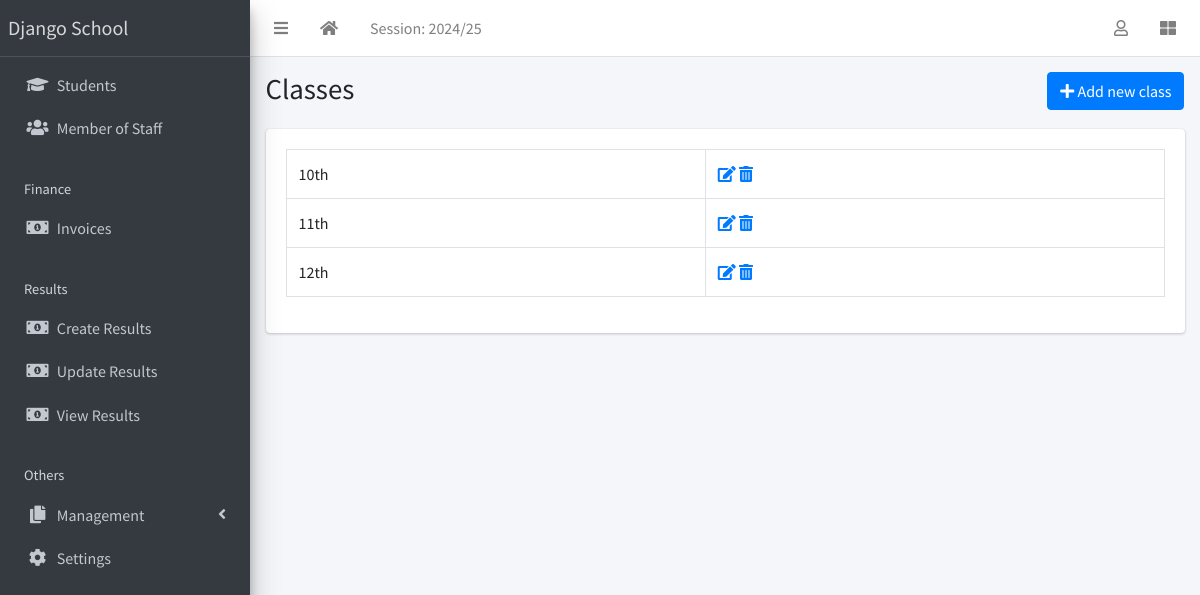
Screenshot of /class/list/ (signed in) with the database file from the repository.
### apps/corecode/models.py (models this page shows, shortened)
class AcademicSession(models.Model):
    name = models.CharField(max_length=200, unique=True)
    current = models.BooleanField(default=True)
    class Meta:
        ordering = ["-name"]

class SiteConfig(models.Model):
    key = models.SlugField()
    value = models.CharField(max_length=200)

class StudentClass(models.Model):
    name = models.CharField(max_length=200, unique=True)
    class Meta:
        verbose_name = "Class"
        verbose_name_plural = "Classes"
        ordering = ["name"]
    def __str__(self):
        return self.name

### apps/corecode/views.py (the view)
# urls.py: path("class/list/", ClassListView.as_view(), name="classes"),
class ClassListView(LoginRequiredMixin, SuccessMessageMixin, ListView):
    model = StudentClass
    template_name = "corecode/class_list.html"
    def get_context_data(self, **kwargs):
        context = super().get_context_data(**kwargs)
        context["form"] = StudentClassForm()
        return context

### apps/corecode/context_processors.py (called while the page is built)
def site_defaults(request):
    current_session = AcademicSession.objects.get(current=True)
    current_term = AcademicTerm.objects.get(current=True)
    vals = SiteConfig.objects.all()
    contexts = {
        "current_session": current_session.name,
        "current_term": current_term.name,
    }
    for val in vals:
        contexts[val.key] = val.value
    return contexts

### apps/corecode/templates/corecode/class_list.html (shortened to what this page needs)
{% extends 'base.html' %}
{% load widget_tweaks %}
{% block title %}
Classes
{% endblock title %}
{% block breadcrumb %}
  <a class="btn btn-primary" href="#" data-toggle="modal" data-target="#modal1">
    <i class="fa fa-plus"></i>
    Add new class
  </a>
{% endblock breadcrumb %}
{% block content %}
  <div class="row">
    <div class="col-sm-12">
        <table class="table table-bordered">
          <tbody>
            {% for object in object_list %}
            <tr>
              <td>{{ object }}</td>
              <td><a href="{% url 'class-update' object.id %}"><i
                    class="fa fa-edit"></i></a> <a
                  href="{% url 'class-delete' object.id %}"><i
                    class="fa fa-trash-alt"></i></a></td>
            </tr>
            {% endfor %}
          </tbody>
        </table>
    </div>
  </div>
{% endblock content %}

### templates/base.html (shortened to what this page needs)
{% load static %}
<!DOCTYPE html>
<html lang="en">
<head>
  <link rel="stylesheet" href="{% static 'plugins/fontawesome-free/css/all.min.css' %}">
  <link rel="stylesheet" href="{% static 'plugins/toastr/toastr.min.css' %}">
  <link rel="stylesheet"
    href="{% static 'plugins/overlayScrollbars/css/OverlayScrollbars.min.css' %}">
  <link rel="stylesheet" href="{% static 'plugins/Datatables/datatables.min.css' %}" />
  <link rel="stylesheet" href="{% static 'dist/css/adminlte.min.css' %}">
</head>
<body
  class="hold-transition sidebar-mini layout-fixed layout-navbar-fixed layout-footer-fixed">
  <div class="wrapper">
    <nav class="main-header navbar navbar-expand navbar-white navbar-light">
      <ul class="navbar-nav">
        <li class="nav-item">
          <a class="nav-link" data-widget="pushmenu" href="#" role="button"><i
              class="fas fa-bars"></i></a>
        </li>
        <li class="nav-item d-none d-sm-inline-block">
          <a href="{% url 'home' %} " class="nav-link"><i class="fa fa-home"></i></a>
        </li>
        <li class="nav-item d-none d-sm-inline-block">
          <a href="{% url 'current-session' %}" class="nav-link">Session: {{ current_session }}</a>
        </li>
      </ul>
      <ul class="navbar-nav ml-auto">
        <li class="nav-item dropdown">
          <a class="nav-link" data-toggle="dropdown" href="#">
            <i class="far fa-user"></i>
          </a>
        </li>
        <li class="nav-item">
          <a class="nav-link" data-widget="control-sidebar" data-slide="true"
            href="#" role="button"><i class="fas fa-th-large"></i></a>
        </li>
      </ul>
    </nav>
    <aside class="main-sidebar sidebar-dark-primary elevation-4">
      <a href="{% url 'home' %}" class="brand-link">{{ school_name | default:"MySchool" }}</a>
      <div class="sidebar">
        <nav class="mt-2">
          <ul class="nav nav-pills nav-sidebar flex-column"
            data-widget="treeview" role="menu" data-accordion="false">
            <li class="nav-item">
              <a href="{% url 'student-list' %}" class="nav-link">
                <i class="nav-icon fas fa-graduation-cap"></i>
                <p>
                  Students
                </p>
              </a>
            </li>
            <li class="nav-item">
              <a href="{% url 'staff-list' %}" class="nav-link">
                <i class="nav-icon fas fa-users"></i>
                <p>
                  Member of Staff
                </p>
              </a>
            </li>
            <li class="nav-header">Finance</li>
            <li class="nav-item">
              <a href="{% url 'invoice-list' %}" class="nav-link">
                <i class="nav-icon fas fa-money-bill-alt"></i>
                <p>
                  Invoices
                </p>
              </a>
            </li>
            <li class="nav-header">Results</li>
            <li class="nav-item">
              <a href="{% url 'create-result' %}" class="nav-link">
                <i class="nav-icon fas fa-money-bill-alt"></i>
                <p>
                  Create Results
                </p>
              </a>
            </li>
            <li class="nav-item">
              <a href="{% url 'edit-results' %}" class="nav-link">
                <i class="nav-icon fas fa-money-bill-alt"></i>
                <p>
                  Update Results
                </p>
              </a>
            </li>
            <li class="nav-item">
              <a href="{% url 'view-results' %}" class="nav-link">
                <i class="nav-icon fas fa-money-bill-alt"></i>
                <p>
                  View Results
                </p>
              </a>
            </li>
            <li class="nav-header">Others</li>
            <li class="nav-item has-treeview">
              <a href="#" class="nav-link">
                <i class="nav-icon fas fa-copy"></i>
                <p>
                  Management
                  <i class="fas fa-angle-left right"></i>
                </p>
              </a>
            </li>
            <li class="nav-item">
              <a href="{% url 'configs' %}" class="nav-link">
                <i class="nav-icon fas fa-cog"></i>
                <p>
                  Settings
                </p>
              </a>
            </li>
          </ul>
        </nav>
      </div>
    </aside>
    <div class="content-wrapper">
      <section class="content-header">
        <div class="container-fluid">
          <div class="row mb-1">
            <div class="col-sm-8">
              <h1>{% block title %}{% endblock title %}</h1>
            </div>
            <div class="col-sm-4">
              <ol class="breadcrumb float-sm-right">
                <li class="breadcrumb-item">{% block breadcrumb %}{% endblock breadcrumb %}</li>
              </ol>
            </div>
          </div>
        </div>
      </section>
      <section class="content">
        <div class="container-fluid">
          <div class="row">
            <div class="col-md-12">
              {% block fullcard %}
              <div class="card">
                <div class="card-body">
                  <div class="row">
                    <div class="col">
                      {% block content %}
                      {% endblock content %}
                    </div>
                  </div>
                </div>
              </div>
              {% endblock fullcard %}
            </div>
          </div>
        </div>
      </section>
    </div>
  </div>
</body>
</html>

### rows the page displays
AcademicSession: name "2024/25"
SiteConfig: value "Django School"
StudentClass: name "10th"
StudentClass: name "11th"
StudentClass: name "12th"
